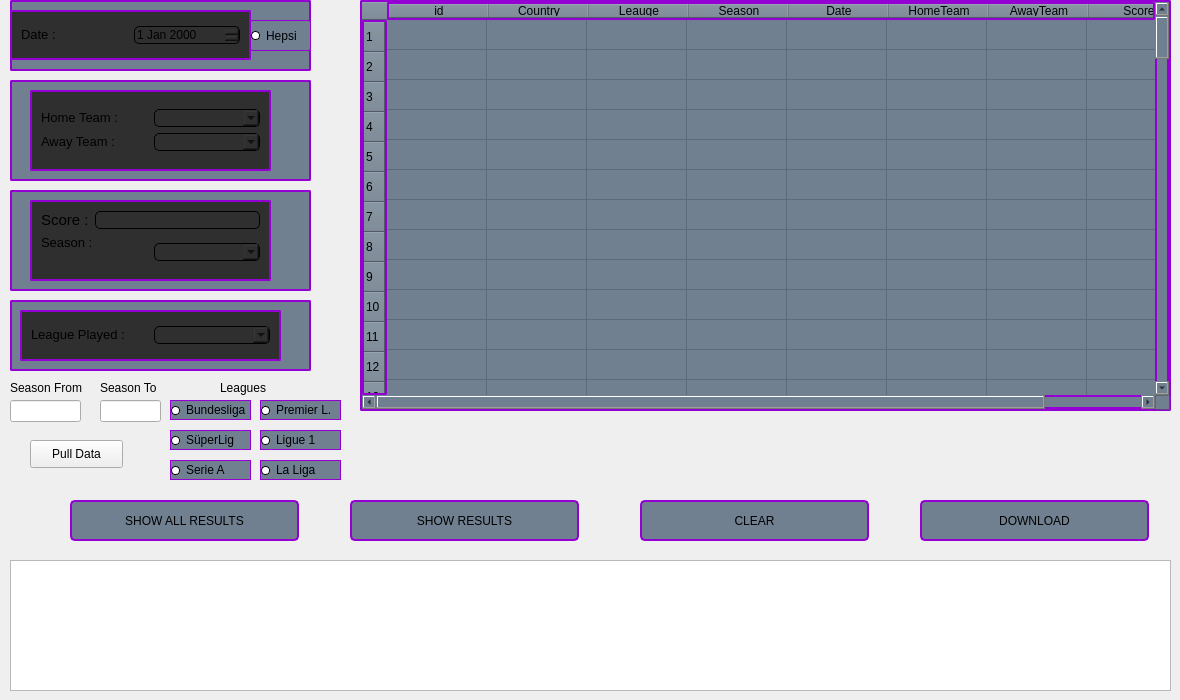
  <widget class="QWidget" name="centralwidget">
   <widget class="QTableWidget" name="tableWidget">
    <property name="geometry">
     <rect>
      <x>360</x>
      <y>0</y>
      <width>811</width>
      <height>411</height>
     </rect>
    </property>
    <property name="styleSheet">
     <string notr="true">background-color:#708090;
border-style: solid;
border-width: 2px;
border-color:#9400d3 ;
border-radius: 2px;</string>
    </property>
    <property name="rowCount">
     <number>100</number>
    </property>
    <property name="columnCount">
     <number>8</number>
    </property>
    <row/>
    <row/>
    <row/>
    <row/>
    <row/>
    <row/>
    <row/>
    <row/>
    <row/>
    <row/>
    <row/>
    <row/>
    <row/>
    <row/>
    <row/>
    <row/>
    <row/>
    <row/>
    <row/>
    <row/>
    <row/>
    <row/>
    <row/>
    <row/>
    <row/>
    <row/>
    <row/>
    <row/>
    <row/>
    <row/>
    <row/>
    <row/>
    <row/>
    <row/>
    <row/>
    <row/>
    <row/>
    <row/>
    <row/>
    <row/>
    <row/>
    <row/>
    <row/>
    <row/>
    <row/>
    <row/>
    <row/>
    <row/>
    <row/>
    <row/>
    <row/>
    <row/>
    <row/>
    <row/>
    <row/>
    <row/>
    <row/>
    <row/>
    <row/>
    <row/>
    <row/>
    <row/>
    <row/>
    <row/>
    <row/>
    <row/>
    <row/>
    <row/>
    <row/>
    <row/>
    <row/>
    <row/>
    <row/>
    <row/>
    <row/>
    <row/>
    <row/>
    <row/>
    <row/>
    <row/>
    <row/>
    <row/>
    <row/>
    <row/>
    <row/>
    <row/>
    <row/>
    <row/>
    <row/>
    <row/>
    <row/>
    <row/>
    <row/>
    <row/>
    <row/>
    <row/>
    <row/>
    <row/>
    <row/>
    <row/>
    <column>
     <property name="text">
      <string>id</string>
     </property>
    </column>
    <column>
     <property name="text">
      <string>Country</string>
     </property>
    </column>
    <column>
     <property name="text">
      <string>Leauge</string>
     </property>
    </column>
    <column>
     <property name="text">
      <string>Season</string>
     </property>
    </column>
    <column>
     <property name="text">
      <string>Date</string>
     </property>
    </column>
    <column>
     <property name="text">
      <string>HomeTeam</string>
     </property>
    </column>
    <column>
     <property name="text">
      <string>AwayTeam</string>
     </property>
    </column>
    <column>
     <property name="text">
      <string>Score</string>
     </property>
    </column>
   </widget>
   <widget class="QFrame" name="frame">
    <property name="geometry">
     <rect>
      <x>10</x>
      <y>0</y>
      <width>301</width>
      <height>71</height>
     </rect>
    </property>
    <property name="styleSheet">
     <string notr="true">background-color:#708090;
border-style: solid;
border-width: 2px;
border-color:#9400d3 ;
border-radius: 2px;</string>
    </property>
    <property name="frameShape">
     <enum>QFrame::StyledPanel</enum>
    </property>
    <property name="frameShadow">
     <enum>QFrame::Raised</enum>
    </property>
    <widget class="QFrame" name="frame_6">
     <property name="geometry">
      <rect>
       <x>0</x>
       <y>10</y>
       <width>241</width>
       <height>50</height>
      </rect>
     </property>
     <property name="styleSheet">
      <string notr="true">background-color: #302F2F;</string>
     </property>
     <property name="frameShape">
      <enum>QFrame::StyledPanel</enum>
     </property>
     <property name="frameShadow">
      <enum>QFrame::Raised</enum>
     </property>
     <layout class="QGridLayout" name="gridLayout_2">
      <item row="0" column="0">
       <layout class="QHBoxLayout" name="horizontalLayout_3">
        <item>
         <widget class="QLabel" name="label">
          <property name="styleSheet">
           <string notr="true">border: none;</string>
          </property>
          <property name="text">
           <string>&lt;html&gt;&lt;head/&gt;&lt;body&gt;&lt;p&gt;&lt;span style=&quot; font-size:10pt;&quot;&gt;Date :&lt;/span&gt;&lt;/p&gt;&lt;/body&gt;&lt;/html&gt;</string>
          </property>
         </widget>
        </item>
        <item>
         <widget class="QDateEdit" name="dtDate">
          <property name="cursor">
           <cursorShape>PointingHandCursor</cursorShape>
          </property>
          <property name="styleSheet">
           <string notr="true">QDateEdit{
	border-color: black;
	border-radius: 5%;
	border-width: 1px;
}
QDataEdit:hover{
	background-color: #ffb8ff;
}</string>
          </property>
         </widget>
        </item>
       </layout>
      </item>
     </layout>
    </widget>
    <widget class="QRadioButton" name="All_Years_Button">
     <property name="geometry">
      <rect>
       <x>240</x>
       <y>20</y>
       <width>61</width>
       <height>31</height>
      </rect>
     </property>
     <property name="styleSheet">
      <string notr="true">QRadioButton {
	border-color: black;
	border-style: solid;
	border-width: 2px;
	border-width: 1px;
	font-size: 12px;
	color: black;
	background-color:#708090;
	border-color:#9400d3 ;
	border-style: solid;
}


QRadioButton::indicator {
    width: 7px;
    height: 7px;
    border-radius: 4px;
    border: 1px solid black;  
    background-color: white;
}

QRadioButton::indicator:checked {
    background-color: red; 
}
</string>
     </property>
     <property name="text">
      <string>Hepsi</string>
     </property>
    </widget>
   </widget>
   <widget class="QFrame" name="frame_2">
    <property name="geometry">
     <rect>
      <x>10</x>
      <y>80</y>
      <width>301</width>
      <height>101</height>
     </rect>
    </property>
    <property name="styleSheet">
     <string notr="true">background-color:#708090;
border-style: solid;
border-width: 2px;
border-color:#9400d3 ;
border-radius: 2px;</string>
    </property>
    <property name="frameShape">
     <enum>QFrame::StyledPanel</enum>
    </property>
    <property name="frameShadow">
     <enum>QFrame::Raised</enum>
    </property>
    <widget class="QFrame" name="frame_5">
     <property name="geometry">
      <rect>
       <x>20</x>
       <y>10</y>
       <width>241</width>
       <height>81</height>
      </rect>
     </property>
     <property name="styleSheet">
      <string notr="true">background-color: #302F2F;</string>
     </property>
     <property name="frameShape">
      <enum>QFrame::StyledPanel</enum>
     </property>
     <property name="frameShadow">
      <enum>QFrame::Raised</enum>
     </property>
     <layout class="QGridLayout" name="gridLayout">
      <item row="0" column="0">
       <layout class="QVBoxLayout" name="verticalLayout">
        <item>
         <layout class="QHBoxLayout" name="horizontalLayout">
          <item>
           <widget class="QLabel" name="label_2">
            <property name="styleSheet">
             <string notr="true">border: none;</string>
            </property>
            <property name="text">
             <string>&lt;html&gt;&lt;head/&gt;&lt;body&gt;&lt;p&gt;&lt;span style=&quot; font-size:10pt;&quot;&gt;Home Team :&lt;/span&gt;&lt;/p&gt;&lt;/body&gt;&lt;/html&gt;</string>
            </property>
           </widget>
          </item>
          <item>
           <widget class="QComboBox" name="cmbHome">
            <property name="cursor">
             <cursorShape>PointingHandCursor</cursorShape>
            </property>
            <property name="styleSheet">
             <string notr="true">QComboBox{
	border-color: black;
	border-radius: 5%;
	border-width: 1px;
}
QComboBox:hover{
	background-color: #ffb8ff;
	color: black;
}</string>
            </property>
           </widget>
          </item>
         </layout>
        </item>
        <item>
         <layout class="QHBoxLayout" name="horizontalLayout_2">
          <item>
           <widget class="QLabel" name="label_3">
            <property name="styleSheet">
             <string notr="true">border: none;</string>
            </property>
            <property name="text">
             <string>&lt;html&gt;&lt;head/&gt;&lt;body&gt;&lt;p&gt;&lt;span style=&quot; font-size:10pt;&quot;&gt;Away Team :&lt;/span&gt;&lt;/p&gt;&lt;/body&gt;&lt;/html&gt;</string>
            </property>
           </widget>
          </item>
          <item>
           <widget class="QComboBox" name="cmbAway">
            <property name="cursor">
             <cursorShape>PointingHandCursor</cursorShape>
            </property>
            <property name="styleSheet">
             <string notr="true">QComboBox{
	border-color: black;
	border-radius: 5%;
	border-width: 1px;
}
QComboBox:hover{
	background-color: #ffb8ff;
	color: black;
}</string>
            </property>
           </widget>
          </item>
         </layout>
        </item>
       </layout>
      </item>
     </layout>
    </widget>
   </widget>
   <widget class="QFrame" name="frame_4">
    <property name="geometry">
     <rect>
      <x>10</x>
      <y>300</y>
      <width>301</width>
      <height>71</height>
     </rect>
    </property>
    <property name="styleSheet">
     <string notr="true">background-color:#708090;
border-style: solid;
border-width: 2px;
border-color:#9400d3 ;
border-radius: 2px;</string>
    </property>
    <property name="frameShape">
     <enum>QFrame::StyledPanel</enum>
    </property>
    <property name="frameShadow">
     <enum>QFrame::Raised</enum>
    </property>
    <widget class="QFrame" name="frame_8">
     <property name="geometry">
      <rect>
       <x>10</x>
       <y>10</y>
       <width>261</width>
       <height>51</height>
      </rect>
     </property>
     <property name="styleSheet">
      <string notr="true">background-color: #302F2F;</string>
     </property>
     <property name="frameShape">
      <enum>QFrame::StyledPanel</enum>
     </property>
     <property name="frameShadow">
      <enum>QFrame::Raised</enum>
     </property>
     <layout class="QGridLayout" name="gridLayout_3">
      <item row="0" column="0">
       <layout class="QHBoxLayout" name="horizontalLayout_6">
        <item>
         <widget class="QLabel" name="label_5">
          <property name="styleSheet">
           <string notr="true">border: none;</string>
          </property>
          <property name="text">
           <string>&lt;html&gt;&lt;head/&gt;&lt;body&gt;&lt;p&gt;&lt;span style=&quot; font-size:10pt;&quot;&gt;League Played :&lt;/span&gt;&lt;/p&gt;&lt;/body&gt;&lt;/html&gt;</string>
          </property>
         </widget>
        </item>
        <item>
         <widget class="QComboBox" name="cmbLeaugePlayed">
          <property name="cursor">
           <cursorShape>PointingHandCursor</cursorShape>
          </property>
          <property name="styleSheet">
           <string notr="true">QComboBox{
	border-color: black;
	border-radius: 5%;
	border-width: 1px;
}
QComboBox:hover{
	background-color: #ffb8ff;
	color: black;
}</string>
          </property>
         </widget>
        </item>
       </layout>
      </item>
     </layout>
    </widget>
   </widget>
   <widget class="QPushButton" name="btnShowR">
    <property name="geometry">
     <rect>
      <x>350</x>
      <y>500</y>
      <width>229</width>
      <height>41</height>
     </rect>
    </property>
    <property name="cursor">
     <cursorShape>PointingHandCursor</cursorShape>
    </property>
    <property name="styleSheet">
     <string notr="true">QPushButton {
background-color:#708090;
border-style: solid;
border-width: 2px;
border-color:#9400d3 ;
border-radius: 5%;
color: black;
}
QPushButton:hover {
    background-color: #ffb8ff;
    
}

QPushButton:pressed {
    background-color: #b739ff;
}

</string>
    </property>
    <property name="text">
     <string>SHOW RESULTS</string>
    </property>
   </widget>
   <widget class="QPushButton" name="btnShowAll">
    <property name="geometry">
     <rect>
      <x>70</x>
      <y>500</y>
      <width>229</width>
      <height>41</height>
     </rect>
    </property>
    <property name="cursor">
     <cursorShape>PointingHandCursor</cursorShape>
    </property>
    <property name="styleSheet">
     <string notr="true">QPushButton {
background-color:#708090;
border-style: solid;
border-width: 2px;
border-color:#9400d3 ;
border-radius: 5%;
color: black;
}
QPushButton:hover {
    background-color: #ffb8ff;
    
}

QPushButton:pressed {
    background-color: #b739ff;
}

</string>
    </property>
    <property name="text">
     <string>SHOW ALL RESULTS</string>
    </property>
   </widget>
   <widget class="QPushButton" name="btnDownload">
    <property name="geometry">
     <rect>
      <x>920</x>
      <y>500</y>
      <width>229</width>
      <height>41</height>
     </rect>
    </property>
    <property name="cursor">
     <cursorShape>PointingHandCursor</cursorShape>
    </property>
    <property name="styleSheet">
     <string notr="true">QPushButton {
background-color:#708090;
border-style: solid;
border-width: 2px;
border-color:#9400d3 ;
border-radius: 5%;
color: black;
}
QPushButton:hover {
    background-color: #ffb8ff;
    
}

QPushButton:pressed {
    background-color: #b739ff;
}

</string>
    </property>
    <property name="text">
     <string>DOWNLOAD</string>
    </property>
   </widget>
   <widget class="QPushButton" name="btnClear">
    <property name="geometry">
     <rect>
      <x>640</x>
      <y>500</y>
      <width>229</width>
      <height>41</height>
     </rect>
    </property>
    <property name="cursor">
     <cursorShape>PointingHandCursor</cursorShape>
    </property>
    <property name="styleSheet">
     <string notr="true">QPushButton {
background-color:#708090;
border-style: solid;
border-width: 2px;
border-color:#9400d3 ;
border-radius: 5%;
color: black;
}
QPushButton:hover {
    background-color: #ffb8ff;
    
}

QPushButton:pressed {
    background-color: #b739ff;
}

</string>
    </property>
    <property name="text">
     <string>CLEAR</string>
    </property>
   </widget>
   <widget class="QFrame" name="frame_3">
    <property name="geometry">
     <rect>
      <x>10</x>
      <y>190</y>
      <width>301</width>
      <height>101</height>
     </rect>
    </property>
    <property name="styleSheet">
     <string notr="true">background-color:#708090;
border-style: solid;
border-width: 2px;
border-color:#9400d3 ;
border-radius: 2px;</string>
    </property>
    <property name="frameShape">
     <enum>QFrame::StyledPanel</enum>
    </property>
    <property name="frameShadow">
     <enum>QFrame::Raised</enum>
    </property>
    <widget class="QFrame" name="frame_7">
     <property name="geometry">
      <rect>
       <x>20</x>
       <y>10</y>
       <width>241</width>
       <height>81</height>
      </rect>
     </property>
     <property name="styleSheet">
      <string notr="true">background-color: #302F2F;</string>
     </property>
     <property name="frameShape">
      <enum>QFrame::StyledPanel</enum>
     </property>
     <property name="frameShadow">
      <enum>QFrame::Raised</enum>
     </property>
     <layout class="QGridLayout" name="gridLayout_4">
      <item row="0" column="0">
       <layout class="QVBoxLayout" name="verticalLayout_2">
        <item>
         <layout class="QHBoxLayout" name="horizontalLayout_4">
          <item>
           <widget class="QLabel" name="label_4">
            <property name="styleSheet">
             <string notr="true">border: none;</string>
            </property>
            <property name="text">
             <string>&lt;html&gt;&lt;head/&gt;&lt;body&gt;&lt;p&gt;&lt;span style=&quot; font-size:11pt;&quot;&gt;Score :&lt;/span&gt;&lt;/p&gt;&lt;/body&gt;&lt;/html&gt;</string>
            </property>
           </widget>
          </item>
          <item>
           <widget class="QLineEdit" name="lneScore">
            <property name="minimumSize">
             <size>
              <width>50</width>
              <height>0</height>
             </size>
            </property>
            <property name="cursor">
             <cursorShape>IBeamCursor</cursorShape>
            </property>
            <property name="styleSheet">
             <string notr="true">QLineEdit{
	border-style: solid;
	border-color: black;
	border-radius: 5%;
	border-width: 1px;
}
QLİneEdit:hover{
	background-color: #ffb8ff;
	color: black;
}</string>
            </property>
            <property name="inputMask">
             <string/>
            </property>
            <property name="text">
             <string/>
            </property>
            <property name="maxLength">
             <number>32767</number>
            </property>
            <property name="frame">
             <bool>true</bool>
            </property>
            <property name="cursorPosition">
             <number>0</number>
            </property>
           </widget>
          </item>
         </layout>
        </item>
        <item>
         <layout class="QHBoxLayout" name="horizontalLayout_5">
          <item>
           <widget class="QLabel" name="label_6">
            <property name="styleSheet">
             <string notr="true">border: none;</string>
            </property>
            <property name="text">
             <string>&lt;html&gt;&lt;head/&gt;&lt;body&gt;&lt;p&gt;&lt;span style=&quot; font-size:10pt;&quot;&gt;Season :&lt;/span&gt;&lt;/p&gt;&lt;p&gt;&lt;br/&gt;&lt;/p&gt;&lt;/body&gt;&lt;/html&gt;</string>
            </property>
           </widget>
          </item>
          <item>
           <widget class="QComboBox" name="cmbSeason">
            <property name="cursor">
             <cursorShape>PointingHandCursor</cursorShape>
            </property>
            <property name="styleSheet">
             <string notr="true">QComboBox{
	border-color: black;
	border-radius: 5%;
	border-width: 1px;
}
QComboBox:hover{
	background-color: #ffb8ff;
	color: black;
}</string>
            </property>
           </widget>
          </item>
         </layout>
        </item>
       </layout>
      </item>
     </layout>
    </widget>
   </widget>
   <widget class="QPlainTextEdit" name="QPlainText_Terminal">
    <property name="geometry">
     <rect>
      <x>10</x>
      <y>560</y>
      <width>1161</width>
      <height>131</height>
     </rect>
    </property>
   </widget>
   <widget class="QPushButton" name="btnPullData">
    <property name="geometry">
     <rect>
      <x>30</x>
      <y>440</y>
      <width>93</width>
      <height>28</height>
     </rect>
    </property>
    <property name="text">
     <string>Pull Data</string>
    </property>
   </widget>
   <widget class="QLineEdit" name="lneSeasonFrom">
    <property name="geometry">
     <rect>
      <x>10</x>
      <y>400</y>
      <width>71</width>
      <height>22</height>
     </rect>
    </property>
   </widget>
   <widget class="QLineEdit" name="lneSeasonTo">
    <property name="geometry">
     <rect>
      <x>100</x>
      <y>400</y>
      <width>61</width>
      <height>22</height>
     </rect>
    </property>
   </widget>
   <widget class="QLabel" name="label_7">
    <property name="geometry">
     <rect>
      <x>10</x>
      <y>380</y>
      <width>81</width>
      <height>16</height>
     </rect>
    </property>
    <property name="text">
     <string>Season From</string>
    </property>
   </widget>
   <widget class="QLabel" name="label_8">
    <property name="geometry">
     <rect>
      <x>100</x>
      <y>380</y>
      <width>81</width>
      <height>16</height>
     </rect>
    </property>
    <property name="text">
     <string>Season To</string>
    </property>
   </widget>
   <widget class="QLabel" name="label_9">
    <property name="geometry">
     <rect>
      <x>220</x>
      <y>380</y>
      <width>55</width>
      <height>16</height>
     </rect>
    </property>
    <property name="text">
     <string>Leagues</string>
    </property>
   </widget>
   <widget class="QCheckBox" name="checkBox_Bundesliga">
    <property name="geometry">
     <rect>
      <x>170</x>
      <y>400</y>
      <width>81</width>
      <height>20</height>
     </rect>
    </property>
    <property name="styleSheet">
     <string notr="true">QCheckBox {
	border-color: black;
	border-style: solid;
	border-width: 2px;
	border-width: 1px;
	font-size: 12px;
	color: black;
	background-color:#708090;
	border-color:#9400d3 ;
	border-style: solid;
}


QCheckBox::indicator {
    width: 7px;
    height: 7px;
    border-radius: 4px;
    border: 1px solid black;  
    background-color: white;
}

QCheckBox::indicator:checked {
    background-color: red; 
}
</string>
    </property>
    <property name="text">
     <string>Bundesliga</string>
    </property>
   </widget>
   <widget class="QCheckBox" name="checkBox_SuperLig">
    <property name="geometry">
     <rect>
      <x>170</x>
      <y>430</y>
      <width>81</width>
      <height>20</height>
     </rect>
    </property>
    <property name="styleSheet">
     <string notr="true">QCheckBox {
	border-color: black;
	border-style: solid;
	border-width: 2px;
	border-width: 1px;
	font-size: 12px;
	color: black;
	background-color:#708090;
	border-color:#9400d3 ;
	border-style: solid;
}


QCheckBox::indicator {
    width: 7px;
    height: 7px;
    border-radius: 4px;
    border: 1px solid black;  
    background-color: white;
}

QCheckBox::indicator:checked {
    background-color: red; 
}
</string>
    </property>
    <property name="text">
     <string>SüperLig</string>
    </property>
   </widget>
   <widget class="QCheckBox" name="checkBox_PremierL">
    <property name="geometry">
     <rect>
      <x>260</x>
      <y>400</y>
      <width>81</width>
      <height>20</height>
     </rect>
    </property>
    <property name="styleSheet">
     <string notr="true">QCheckBox {
	border-color: black;
	border-style: solid;
	border-width: 2px;
	border-width: 1px;
	font-size: 12px;
	color: black;
	background-color:#708090;
	border-color:#9400d3 ;
	border-style: solid;
}


QCheckBox::indicator {
    width: 7px;
    height: 7px;
    border-radius: 4px;
    border: 1px solid black;  
    background-color: white;
}

QCheckBox::indicator:checked {
    background-color: red; 
}
</string>
    </property>
    <property name="text">
     <string>Premier L.</string>
    </property>
   </widget>
   <widget class="QCheckBox" name="checkBox_Ligue1">
    <property name="geometry">
     <rect>
      <x>260</x>
      <y>430</y>
      <width>81</width>
      <height>20</height>
     </rect>
    </property>
    <property name="styleSheet">
     <string notr="true">QCheckBox {
	border-color: black;
	border-style: solid;
	border-width: 2px;
	border-width: 1px;
	font-size: 12px;
	color: black;
	background-color:#708090;
	border-color:#9400d3 ;
	border-style: solid;
}


QCheckBox::indicator {
    width: 7px;
    height: 7px;
    border-radius: 4px;
    border: 1px solid black;  
    background-color: white;
}

QCheckBox::indicator:checked {
    background-color: red; 
}
</string>
    </property>
    <property name="text">
     <string>Ligue 1</string>
    </property>
   </widget>
   <widget class="QCheckBox" name="checkBox_SeriaA">
    <property name="geometry">
     <rect>
      <x>170</x>
      <y>460</y>
      <width>81</width>
      <height>20</height>
     </rect>
    </property>
    <property name="styleSheet">
     <string notr="true">QCheckBox {
	border-color: black;
	border-style: solid;
	border-width: 2px;
	border-width: 1px;
	font-size: 12px;
	color: black;
	background-color:#708090;
	border-color:#9400d3 ;
	border-style: solid;
}


QCheckBox::indicator {
    width: 7px;
    height: 7px;
    border-radius: 4px;
    border: 1px solid black;  
    background-color: white;
}

QCheckBox::indicator:checked {
    background-color: red; 
}
</string>
    </property>
    <property name="text">
     <string>Serie A</string>
    </property>
   </widget>
   <widget class="QCheckBox" name="checkBox_LaLiga">
    <property name="geometry">
     <rect>
      <x>260</x>
      <y>460</y>
      <width>81</width>
      <height>20</height>
     </rect>
    </property>
    <property name="styleSheet">
     <string notr="true">QCheckBox {
	border-color: black;
	border-style: solid;
	border-width: 2px;
	border-width: 1px;
	font-size: 12px;
	color: black;
	background-color:#708090;
	border-color:#9400d3 ;
	border-style: solid;
}


QCheckBox::indicator {
    width: 7px;
    height: 7px;
    border-radius: 4px;
    border: 1px solid black;  
    background-color: white;
}

QCheckBox::indicator:checked {
    background-color: red; 
}
</string>
    </property>
    <property name="text">
     <string>La Liga</string>
    </property>
   </widget>
  </widget>
